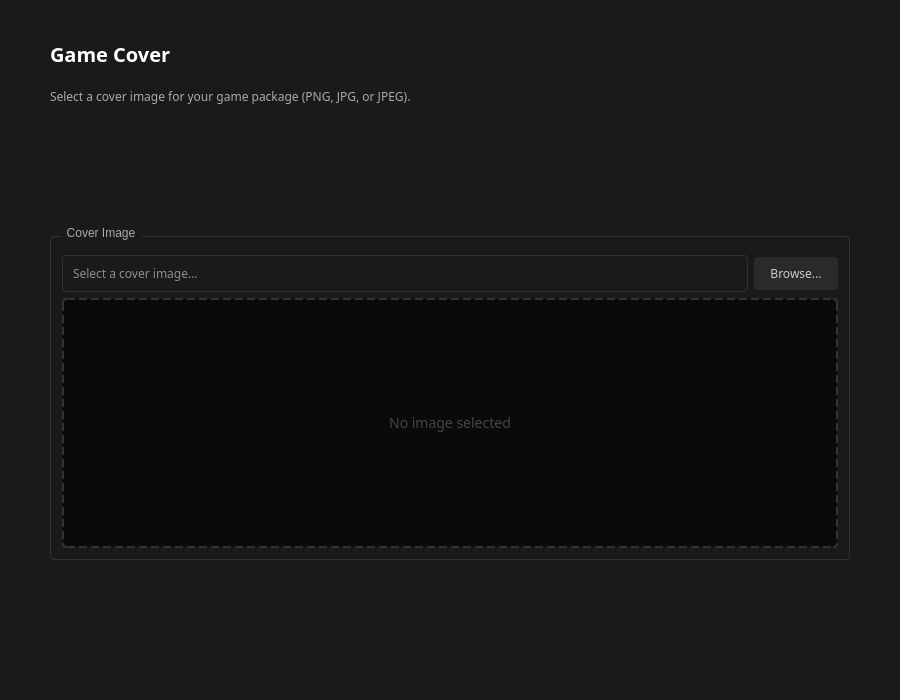
<?xml version="1.0" encoding="UTF-8"?>
<ui version="4.0">
 <class>CoverPage</class>
 <widget class="QWidget" name="CoverPage">
  <property name="geometry">
   <rect>
    <x>0</x>
    <y>0</y>
    <width>900</width>
    <height>700</height>
   </rect>
  </property>
  <property name="windowTitle">
   <string>Game Cover</string>
  </property>
  <property name="styleSheet">
   <string notr="true">QWidget {
    background-color: #1a1a1a;
}</string>
  </property>
  <layout class="QVBoxLayout" name="verticalLayout">
   <property name="spacing">
    <number>20</number>
   </property>
   <property name="leftMargin">
    <number>50</number>
   </property>
   <property name="topMargin">
    <number>40</number>
   </property>
   <property name="rightMargin">
    <number>50</number>
   </property>
   <property name="bottomMargin">
    <number>40</number>
   </property>
   <item>
    <widget class="QLabel" name="titleLabel">
     <property name="text">
      <string>Game Cover</string>
     </property>
     <property name="styleSheet">
      <string notr="true">font-size: 20px;
font-weight: 600;
color: #ffffff;
font-family: Rubik;</string>
     </property>
    </widget>
   </item>
   <item>
    <widget class="QLabel" name="descriptionLabel">
     <property name="text">
      <string>Select a cover image for your game package (PNG, JPG, or JPEG).</string>
     </property>
     <property name="styleSheet">
      <string notr="true">color: #aaaaaa;
font-family: Rubik;</string>
     </property>
    </widget>
   </item>
   <item>
    <spacer name="verticalSpacer">
     <property name="orientation">
      <enum>Qt::Vertical</enum>
     </property>
     <property name="sizeHint" stdset="0">
      <size>
       <width>20</width>
       <height>20</height>
      </size>
     </property>
    </spacer>
   </item>
   <item>
    <widget class="QGroupBox" name="coverGroup">
     <property name="title">
      <string>Cover Image</string>
     </property>
     <property name="styleSheet">
      <string notr="true">QGroupBox {
    border: 1px solid #333333;
    border-radius: 4px;
    margin-top: 10px;
}
QGroupBox::title {
    subcontrol-origin: margin;
    left: 10px;
    padding: 0 5px;
    color: #aaaaaa;
    font-family: Rubik;
}</string>
     </property>
     <layout class="QVBoxLayout" name="verticalLayout_2">
      <item>
       <layout class="QHBoxLayout" name="horizontalLayout">
        <item>
         <widget class="QLineEdit" name="coverPathEdit">
          <property name="placeholderText">
           <string>Select a cover image...</string>
          </property>
          <property name="styleSheet">
           <string notr="true">QLineEdit {
    border: 1px solid #333333;
    padding: 8px;
    background: #1a1a1a;
    border-radius: 4px;
    color: #ffffff;
    font-family: Rubik;
}
QLineEdit:focus {
    border-color: #4CAF50;
}</string>
          </property>
         </widget>
        </item>
        <item>
         <widget class="QPushButton" name="browseCoverBtn">
          <property name="text">
           <string>Browse...</string>
          </property>
          <property name="styleSheet">
           <string notr="true">QPushButton {
    background-color: #2a2a2a;
    color: #cccccc;
    padding: 8px 16px;
    border-radius: 4px;
    font-family: Rubik;
}
QPushButton:hover {
    background-color: #3a3a3a;
}</string>
          </property>
         </widget>
        </item>
       </layout>
      </item>
      <item>
       <widget class="QLabel" name="coverPreviewLabel">
        <property name="text">
         <string>No image selected</string>
        </property>
        <property name="alignment">
         <set>Qt::AlignCenter</set>
        </property>
        <property name="minimumSize">
         <size>
          <width>0</width>
          <height>250</height>
         </size>
        </property>
        <property name="styleSheet">
         <string notr="true">border: 2px dashed #333333;
border-radius: 4px;
background-color: #0a0a0a;
color: #444444;
font-size: 14px;
font-family: Rubik;</string>
        </property>
       </widget>
      </item>
     </layout>
    </widget>
   </item>
   <item>
    <spacer name="verticalSpacer_2">
     <property name="orientation">
      <enum>Qt::Vertical</enum>
     </property>
     <property name="sizeHint" stdset="0">
      <size>
       <width>20</width>
       <height>40</height>
      </size>
     </property>
    </spacer>
   </item>
  </layout>
 </widget>
 <resources/>
 <connections/>
</ui>
